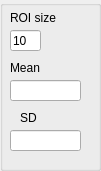
   <widget class="QGroupBox" name="groupBox_8">
    <property name="geometry">
     <rect>
      <x>1210</x>
      <y>550</y>
      <width>101</width>
      <height>171</height>
     </rect>
    </property>
    <property name="title">
     <string/>
    </property>
    <widget class="QLabel" name="label_38">
     <property name="geometry">
      <rect>
       <x>10</x>
       <y>10</y>
       <width>51</width>
       <height>16</height>
      </rect>
     </property>
     <property name="text">
      <string>ROI size</string>
     </property>
    </widget>
    <widget class="QLineEdit" name="lineEdit_ROI_size">
     <property name="geometry">
      <rect>
       <x>10</x>
       <y>30</y>
       <width>31</width>
       <height>21</height>
      </rect>
     </property>
     <property name="text">
      <string>10</string>
     </property>
    </widget>
    <widget class="QLabel" name="label_39">
     <property name="geometry">
      <rect>
       <x>10</x>
       <y>60</y>
       <width>31</width>
       <height>16</height>
      </rect>
     </property>
     <property name="text">
      <string>Mean</string>
     </property>
    </widget>
    <widget class="QLineEdit" name="lineEdit_ROI_mean">
     <property name="geometry">
      <rect>
       <x>10</x>
       <y>80</y>
       <width>71</width>
       <height>21</height>
      </rect>
     </property>
     <property name="text">
      <string/>
     </property>
    </widget>
    <widget class="QLabel" name="label_40">
     <property name="geometry">
      <rect>
       <x>20</x>
       <y>110</y>
       <width>21</width>
       <height>16</height>
      </rect>
     </property>
     <property name="text">
      <string>SD</string>
     </property>
    </widget>
    <widget class="QLineEdit" name="lineEdit_ROI_SD">
     <property name="geometry">
      <rect>
       <x>10</x>
       <y>130</y>
       <width>71</width>
       <height>21</height>
      </rect>
     </property>
     <property name="text">
      <string/>
     </property>
    </widget>
   </widget>
